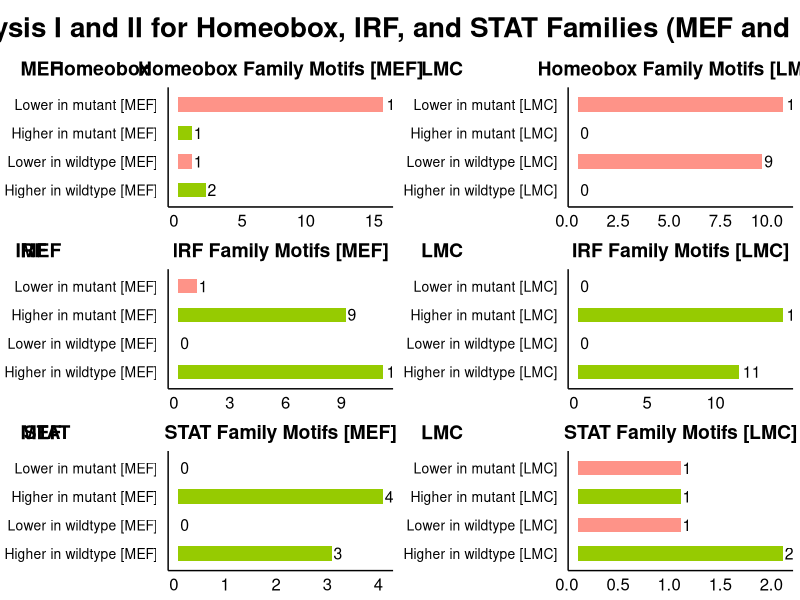

This figure's R source:
# Set working directory
setwd('Desktop/Bioinformatics_projects/Bulk_RNA_seqdata_sp3/cluster_data/Homer_results/Homer_motifs_known_shortlisted/')

# Load the necessary libraries
library(ggplot2)
library(gridExtra)
library(cowplot)
library(dplyr)
library(stringr)

# Define a mapping of old condition names to the new labels
condition_labels <- c(
  "I_MEF_up" = "Higher in wildtype [MEF]",
  "I_MEF_down" = "Lower in wildtype [MEF]",
  "I_LMC_up" = "Higher in wildtype [LMC]",
  "I_LMC_down" = "Lower in wildtype [LMC]",
  "II_MEF_up" = "Higher in mutant [MEF]",
  "II_MEF_down" = "Lower in mutant [MEF]",
  "II_LMC_up" = "Higher in mutant [LMC]",
  "II_LMC_down" = "Lower in mutant [LMC]"
)

# Function to extract the condition from the source dataframe strings
extract_condition <- function(df) {
  df$Condition <- str_extract(df$Source_DF, paste(names(condition_labels), collapse = "|"))
  df$Condition <- factor(df$Condition, levels = names(condition_labels))
  return(df)
}

# Function to filter dataframe for specified conditions
filter_conditions <- function(df, conditions) {
  df <- df %>% filter(Condition %in% conditions)
  return(df)
}

# Function to calculate frequency of each value in the condition column, ensuring all levels are included
calculate_frequency <- function(df) {
  freq_table <- table(df$Condition)
  freq_df <- as.data.frame(freq_table)
  colnames(freq_df) <- c("Condition", "Frequency")
  return(freq_df)
}

# Function to create bar plots
create_plot <- function(freq_df, title) {
  ggplot(freq_df, aes(x = Condition, y = Frequency, fill = Condition)) +
    geom_bar(stat = "identity", width = 0.5) +
    coord_flip() +
    ggtitle(title) +
    theme_minimal() +
    theme(
      axis.text.x = element_text(hjust = 1, color = "black", size = 12),
      axis.text.y = element_text(color = "black", size = 10, margin = margin(r = 5)),
      plot.title = element_text(size = 14, face = "bold", hjust = 0.5),
      panel.grid.major = element_blank(),
      panel.grid.minor = element_blank(),
      panel.background = element_blank(),
      legend.position = "none",
      plot.background = element_blank(),
      axis.line = element_line(color = "black"),
      axis.title.x = element_blank(),
      axis.title.y = element_blank(),
      plot.margin = margin(t = 5, r = 5, b = 5, l = 5)  # Reduce white space around the plot
    ) +
    geom_text(aes(label = Frequency), hjust = -0.2, size = 4) + # Add labels
    scale_x_discrete(labels = condition_labels[as.character(freq_df$Condition)]) +
    scale_fill_manual(values = c(
      "I_MEF_up" = "#96cb01", 
      "I_MEF_down" = "#fe9388", 
      "I_LMC_up" = "#96cb01", 
      "I_LMC_down" = "#fe9388",
      "II_MEF_up" = "#96cb01", 
      "II_MEF_down" = "#fe9388", 
      "II_LMC_up" = "#96cb01", 
      "II_LMC_down" = "#fe9388"
    )) +
    expand_limits(y = 0)  # Ensure bars start from the axis
}

# Read the CSV files
csv_homeobox <- read.csv('all_homeobox_family_motifs_combined_homeranalysis.csv')
csv_irf <- read.csv('all_IRF_family_motifs_combined_homeranalysis.csv')
csv_stat <- read.csv('all_STAT_family_motifs_combined_homeranalysis.csv')

# Extract conditions
csv_homeobox <- extract_condition(csv_homeobox)
csv_irf <- extract_condition(csv_irf)
csv_stat <- extract_condition(csv_stat)

# Filter dataframes for specified conditions (Analysis I and II)
conditions_to_plot <- c("I_MEF_up", "I_MEF_down", "I_LMC_up", "I_LMC_down", 
                        "II_MEF_up", "II_MEF_down", "II_LMC_up", "II_LMC_down")

csv_homeobox_filtered <- filter_conditions(csv_homeobox, conditions_to_plot)
csv_irf_filtered <- filter_conditions(csv_irf, conditions_to_plot)
csv_stat_filtered <- filter_conditions(csv_stat, conditions_to_plot)

# Calculate frequencies for each filtered dataframe
freq_homeobox <- calculate_frequency(csv_homeobox_filtered)
freq_irf <- calculate_frequency(csv_irf_filtered)
freq_stat <- calculate_frequency(csv_stat_filtered)

# Create plots for MEF and LMC conditions separately for each family

# Homeobox Family
plot_homeobox_mef <- create_plot(freq_homeobox %>% filter(Condition %in% c("I_MEF_up", "I_MEF_down", "II_MEF_up", "II_MEF_down")), "Homeobox Family Motifs [MEF]")
plot_homeobox_lmc <- create_plot(freq_homeobox %>% filter(Condition %in% c("I_LMC_up", "I_LMC_down", "II_LMC_up", "II_LMC_down")), "Homeobox Family Motifs [LMC]")

# IRF Family
plot_irf_mef <- create_plot(freq_irf %>% filter(Condition %in% c("I_MEF_up", "I_MEF_down", "II_MEF_up", "II_MEF_down")), "IRF Family Motifs [MEF]")
plot_irf_lmc <- create_plot(freq_irf %>% filter(Condition %in% c("I_LMC_up", "I_LMC_down", "II_LMC_up", "II_LMC_down")), "IRF Family Motifs [LMC]")

# STAT Family
plot_stat_mef <- create_plot(freq_stat %>% filter(Condition %in% c("I_MEF_up", "I_MEF_down", "II_MEF_up", "II_MEF_down")), "STAT Family Motifs [MEF]")
plot_stat_lmc <- create_plot(freq_stat %>% filter(Condition %in% c("I_LMC_up", "I_LMC_down", "II_LMC_up", "II_LMC_down")), "STAT Family Motifs [LMC]")

# Combine MEF and LMC plots side by side for each family

# Homeobox Family Combined Plot
combined_homeobox_plot <- plot_grid(plot_homeobox_mef, plot_homeobox_lmc, labels = c("MEF", "LMC"), ncol = 2, align = "v")

# IRF Family Combined Plot
combined_irf_plot <- plot_grid(plot_irf_mef, plot_irf_lmc, labels = c("MEF", "LMC"), ncol = 2, align = "v")

# STAT Family Combined Plot
combined_stat_plot <- plot_grid(plot_stat_mef, plot_stat_lmc, labels = c("MEF", "LMC"), ncol = 2, align = "v")

# Combine all family plots into a single figure with main title
combined_plot <- plot_grid(combined_homeobox_plot, combined_irf_plot, combined_stat_plot, labels = c("Homeobox", "IRF", "STAT"), ncol = 1, align = "v")

# Add the main title
main_title <- ggdraw() + draw_label("Analysis I and II for Homeobox, IRF, and STAT Families (MEF and LMC)", fontface = 'bold', size = 20)

# Combine the main title with the combined plots
final_plot <- plot_grid(main_title, combined_plot, ncol = 1, rel_heights = c(0.1, 1))

# Save the final plot
ggsave("Homeobox_IRF_STAT_Analysis_I_II_MEF_LMC.png", plot = final_plot, width = 18, height = 24)
